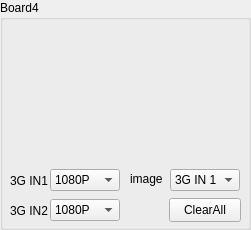
       <widget class="QGroupBox" name="groupBoxImgBorad4">
        <property name="geometry">
         <rect>
          <x>830</x>
          <y>330</y>
          <width>251</width>
          <height>230</height>
         </rect>
        </property>
        <property name="styleSheet">
         <string notr="true">font: 10pt &quot;Arial&quot;;</string>
        </property>
        <property name="title">
         <string>Board4</string>
        </property>
        <widget class="ImgLabel" name="labelImgBoard4">
         <property name="geometry">
          <rect>
           <x>5</x>
           <y>20</y>
           <width>245</width>
           <height>140</height>
          </rect>
         </property>
         <property name="text">
          <string/>
         </property>
        </widget>
        <widget class="QLabel" name="label3Gin2Board4">
         <property name="geometry">
          <rect>
           <x>10</x>
           <y>200</y>
           <width>54</width>
           <height>21</height>
          </rect>
         </property>
         <property name="styleSheet">
          <string notr="true">font: 9pt &quot;Arial&quot;;</string>
         </property>
         <property name="text">
          <string>3G IN2</string>
         </property>
        </widget>
        <widget class="QLabel" name="label3Gin1Board4">
         <property name="geometry">
          <rect>
           <x>10</x>
           <y>170</y>
           <width>54</width>
           <height>21</height>
          </rect>
         </property>
         <property name="styleSheet">
          <string notr="true">font: 9pt &quot;Arial&quot;;</string>
         </property>
         <property name="text">
          <string>3G IN1</string>
         </property>
        </widget>
        <widget class="QComboBox" name="comboBoxImgBoard4">
         <property name="geometry">
          <rect>
           <x>170</x>
           <y>169</y>
           <width>70</width>
           <height>22</height>
          </rect>
         </property>
         <property name="styleSheet">
          <string notr="true">font: 9pt &quot;Arial&quot;;</string>
         </property>
         <item>
          <property name="text">
           <string>3G IN 1</string>
          </property>
         </item>
         <item>
          <property name="text">
           <string>3G IN 2</string>
          </property>
         </item>
         <item>
          <property name="text">
           <string>Detection</string>
          </property>
         </item>
         <item>
          <property name="text">
           <string>Color</string>
          </property>
         </item>
        </widget>
        <widget class="QComboBox" name="comboBox3Gin2SizeBoard4">
         <property name="geometry">
          <rect>
           <x>50</x>
           <y>199</y>
           <width>70</width>
           <height>22</height>
          </rect>
         </property>
         <property name="styleSheet">
          <string notr="true">font: 9pt &quot;Arial&quot;;</string>
         </property>
         <item>
          <property name="text">
           <string>1080P</string>
          </property>
         </item>
         <item>
          <property name="text">
           <string>540P</string>
          </property>
         </item>
        </widget>
        <widget class="QComboBox" name="comboBox3Gin1SizeBoard4">
         <property name="geometry">
          <rect>
           <x>50</x>
           <y>169</y>
           <width>70</width>
           <height>22</height>
          </rect>
         </property>
         <property name="styleSheet">
          <string notr="true">font: 9pt &quot;Arial&quot;;</string>
         </property>
         <item>
          <property name="text">
           <string>1080P</string>
          </property>
         </item>
         <item>
          <property name="text">
           <string>540P</string>
          </property>
         </item>
        </widget>
        <widget class="QPushButton" name="pushButtonImgClearBoard4">
         <property name="geometry">
          <rect>
           <x>169</x>
           <y>198</y>
           <width>72</width>
           <height>24</height>
          </rect>
         </property>
         <property name="styleSheet">
          <string notr="true">font: 9pt &quot;Arial&quot;;</string>
         </property>
         <property name="text">
          <string>ClearAll</string>
         </property>
        </widget>
        <widget class="QLabel" name="labelImgNumBoard4">
         <property name="geometry">
          <rect>
           <x>130</x>
           <y>171</y>
           <width>41</width>
           <height>16</height>
          </rect>
         </property>
         <property name="styleSheet">
          <string notr="true">
font: 10pt &quot;Arial&quot;;</string>
         </property>
         <property name="text">
          <string>image</string>
         </property>
        </widget>
       </widget>
